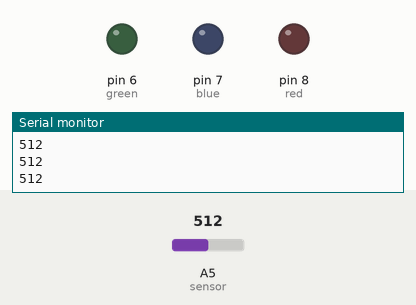
Recording of a sketch running on a simulated Arduino Uno, built with avr-gcc and run on an emulated ATmega328P. Shown: output pins drawn as LEDs (lit = HIGH), the last lines printed to the serial monitor. The inputs (shaded band) are chosen by the test bench; at power-on: A5 (sensor) = 512.

Above: at 1.2 s.
1.3 s: A5 (sensor) set to 317
2.8 s: A5 (sensor) set to 293
At 4.0 s:
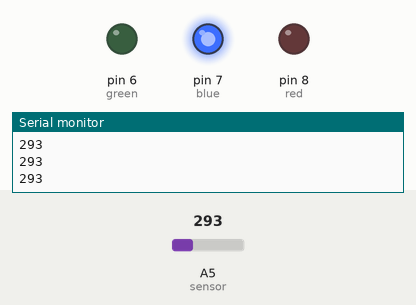
4.3 s: A5 (sensor) set to 158
5.8 s: A5 (sensor) set to 136
At 6.4 s:
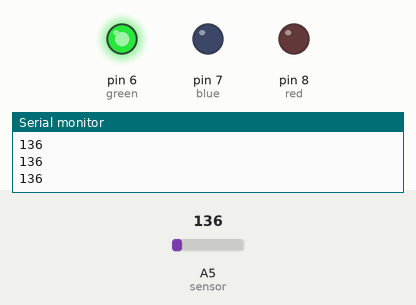
7.3 s: A5 (sensor) set to 160
At 8.5 s:
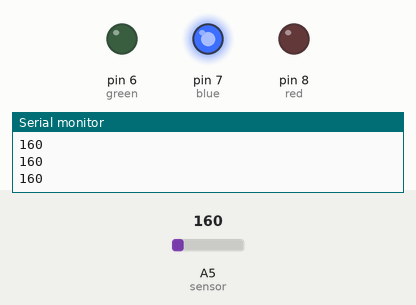
8.8 s: A5 (sensor) set to 140
At 9.9 s:
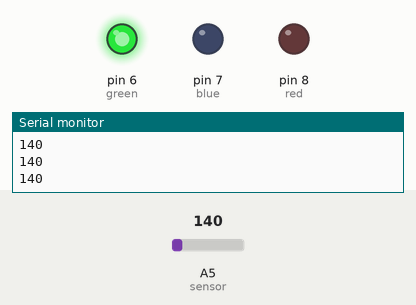
Timing chart, 0 to 11.3 s (numbered marks = the images above; inputs shaded):
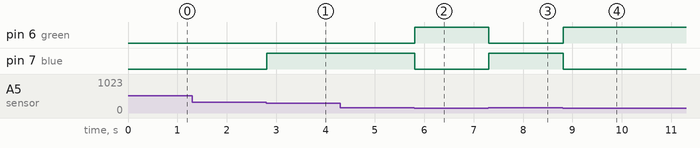

The sketch:

Force_Sensor.ino
```cpp
// C++ code
// Force Sensor
int  sensor=A5, red=8, blue=7, green=6;
void setup()
{
  Serial.begin(9600);
  pinMode(red,OUTPUT);
  pinMode(blue,OUTPUT);
  pinMode(green,OUTPUT);
}

void loop()
{
  int force=analogRead(sensor);
  Serial.println(force);
  if (force>=0 && force<150){
  greenlight();
  }
  if (force>150 && force<=300){
  bluelight();
  }
  if (force>=466);
}
void redlight()
{
  digitalWrite(red,HIGH);
  digitalWrite(blue,LOW);
  digitalWrite(green,LOW);
}
void bluelight()
{
  digitalWrite(red,LOW);
  digitalWrite(blue,HIGH);
  digitalWrite(green,LOW);
}
void greenlight()
{
  digitalWrite(red,LOW);
  digitalWrite(blue,LOW);
  digitalWrite(green,HIGH);
}
```

Measured:
- the behaviour switches between 301 and 300 on A5 (sensor) (found by bisection; images 0 and 1)
- the behaviour switches between 150 and 149 on A5 (sensor) (found by bisection; images 1 and 2)
- after the input at 2.8 s, pin 7 (blue): LOW → HIGH at once
- after the input at 5.8 s, pin 6 (green): LOW → HIGH at once; pin 7 (blue): HIGH → LOW at once
- after the input at 7.3 s, pin 6 (green): HIGH → LOW at once; pin 7 (blue): LOW → HIGH at once
- after the input at 8.8 s, pin 6 (green): LOW → HIGH at once; pin 7 (blue): HIGH → LOW at once
